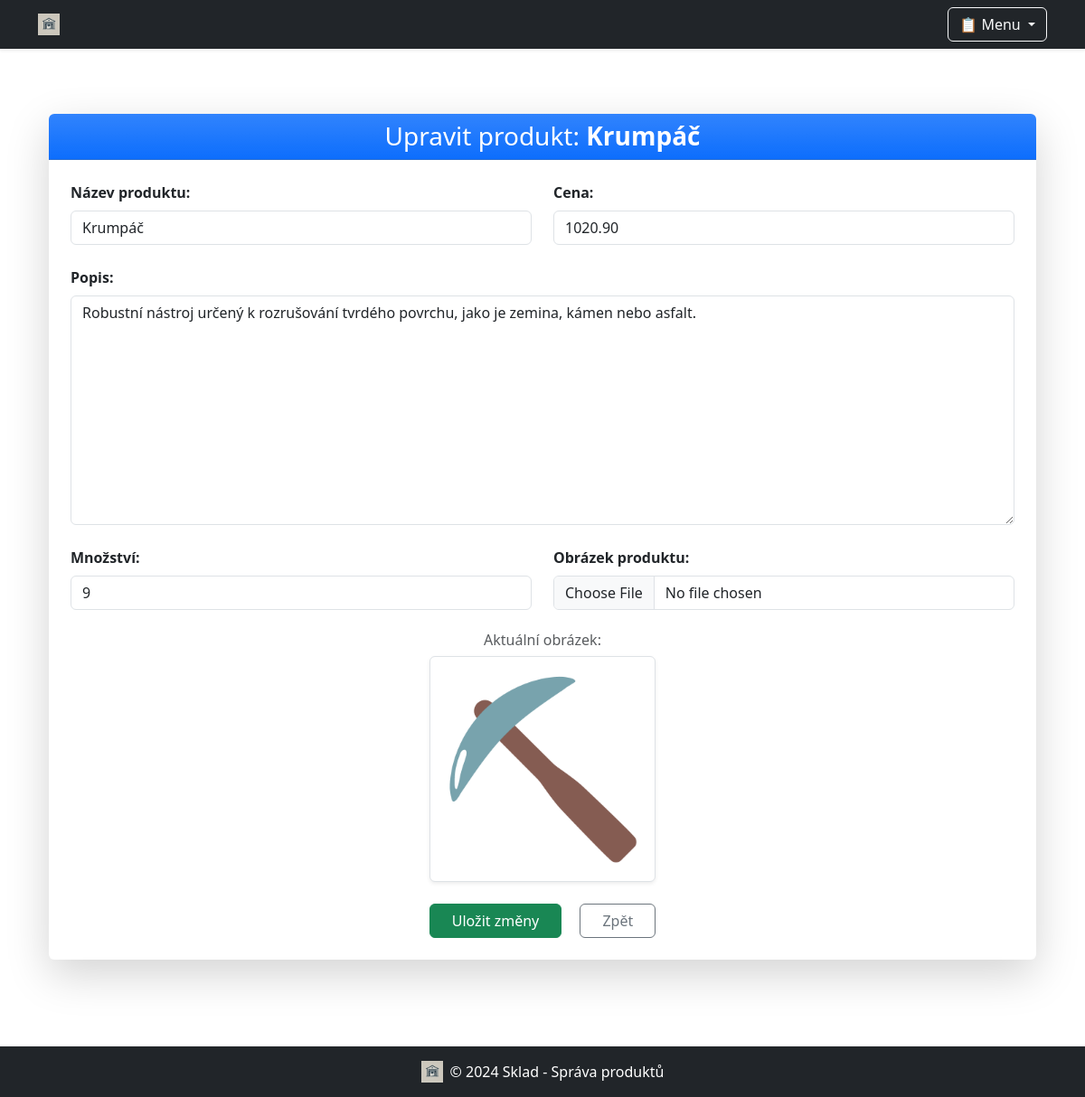
The app's page /upravit_produkt/49/ with its own data.
### sklad/models.py (models this page shows, shortened)
class Produkt(models.Model):
    nazev = models.CharField(max_length=200)
    popis = models.TextField(blank=True)
    cena = models.DecimalField(max_digits=10, decimal_places=2)
    mnozstvi = models.PositiveIntegerField()
    min_zasoba = models.PositiveIntegerField(default=0)
    uzivatel = models.ForeignKey(User, on_delete=models.SET_NULL, null=True, blank=True)  # Cizí klíč na uživatele
    obrazek = models.ImageField(upload_to='produkty_obrazky/', blank=True, null=True)  # Pole pro obrázky

### sklad/views.py (the view)
# urls.py: path('upravit_produkt/<int:produkt_id>/', views.upravit_produkt, name='upravit_produkt'),
def upravit_produkt(request, produkt_id):
    produkt = get_object_or_404(Produkt, pk=produkt_id)
    if request.method == 'POST':
        form = ProduktForm(request.POST, request.FILES, instance=produkt)
        if form.is_valid():
            form.save()
            return redirect('produkty_skladem')
    else:
        form = ProduktForm(instance=produkt)
    return render(request, 'sklad/upravit_produkt.html', {'form': form, 'produkt': produkt})

### sklad/forms.py (shortened to what this page needs)
class ProduktForm(forms.ModelForm):
    class Meta:
        model = Produkt
        fields = ['nazev', 'cena', 'popis', 'mnozstvi', 'obrazek']
        widgets = {
            'nazev': forms.TextInput(attrs={'class': 'form-control'}),
            'cena': forms.NumberInput(attrs={'class': 'form-control'}),
            'popis': forms.Textarea(attrs={'class': 'form-control'}),
            'mnozstvi': forms.NumberInput(attrs={'class': 'form-control'}),
            'obrazek': forms.FileInput(attrs={'class': 'form-control'}),
        }
    def __init__(self, *args, **kwargs):
        self.request = kwargs.pop('request', None)  # Uložíme request, abychom mohli přistupovat k uživateli
        super().__init__(*args, **kwargs)

### sklad/templates/sklad/upravit_produkt.html (shortened to what this page needs)
{% extends 'sklad/base.html' %}
{% block content %}
<div class="container my-5">
    <div class="card shadow-lg border-0">
        <div class="card-header bg-gradient bg-primary text-white text-center rounded-top">
            <h3 class="mb-0">
                 Upravit produkt:
                <span class="fw-bold">{{ produkt.nazev }}</span>
            </h3>
        </div>
        <div class="card-body p-4">
            <form method="POST" enctype="multipart/form-data" novalidate>
                <div class="row mb-4">
                    <div class="col-md-6">
                        <label for="id_nazev" class="form-label fw-bold">Název produktu:</label>
                        {{ form.nazev }}
                    </div>
                    <div class="col-md-6">
                        <label for="id_cena" class="form-label fw-bold">Cena:</label>
                        {{ form.cena }}
                    </div>
                </div>
                <div class="mb-4">
                    <label for="id_popis" class="form-label fw-bold">Popis:</label>
                    {{ form.popis }}
                </div>
                <div class="row mb-4">
                    <div class="col-md-6">
                        <label for="id_mnozstvi" class="form-label fw-bold">Množství:</label>
                        {{ form.mnozstvi }}
                    </div>
                    <div class="col-md-6">
                        <label for="id_obrazek" class="form-label fw-bold">Obrázek produktu:</label>
                        {{ form.obrazek }}
                    </div>
                </div>
                {% if produkt.obrazek %}
                <div class="text-center mb-4">
                    <h6 class="text-muted">Aktuální obrázek:</h6>
                    <img src="{{ produkt.obrazek.url }}"
                         alt="{{ produkt.nazev }}"
                         class="img-thumbnail shadow-sm hover-zoom"
                         style="max-width: 250px; transition: transform 0.3s;">
                </div>
                {% endif %}
                <div class="text-center">
                    <button type="submit" class="btn btn-success px-4 me-3">
                         Uložit změny
                    </button>
                    <a href="{% url 'produkty_skladem' %}" class="btn btn-outline-secondary px-4">
                         Zpět
                    </a>
                </div>
            </form>
        </div>
    </div>
</div>
{% endblock %}

### records on screen
Produkt: nazev "Krumpáč", cena "1020.90", popis "Robustní nástroj určený k rozrušování tvrdého povrchu, jako je zemina, kámen nebo asfalt.", mnozstvi "9", obrazek (picture)
